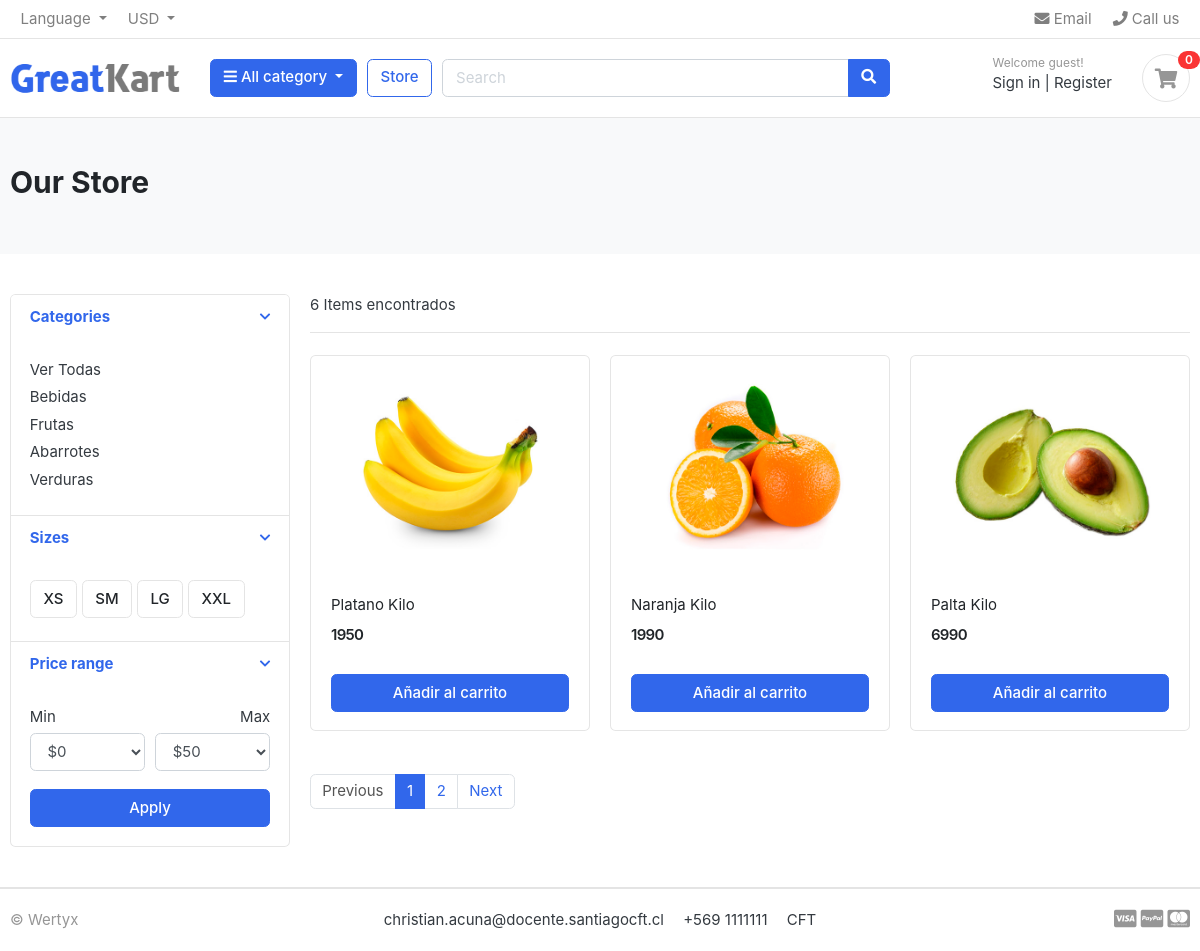
The app's page /store/fruits/ with its own data.
### category/models.py (models this page shows, shortened)
class Category(models.Model):
    category_name = models.CharField(max_length=20, unique=True)
    description = models.CharField(max_length=225, blank=True)
    slug = models.CharField(max_length=100, unique=True)
    category_image = models.ImageField(
        upload_to='photos/categories', blank=True
    )
    class Meta:
        verbose_name = 'category'
        verbose_name_plural = 'categories'

### store/models.py (models this page shows, shortened)
class Product(models.Model):
    product_name = models.CharField(max_length=200, unique=True)
    slug = models.CharField(max_length=200, unique=True)
    description = models.TextField(max_length=1000, blank=True)
    price = models.IntegerField()
    images = models.ImageField(upload_to='photos/products')
    stock = models.PositiveIntegerField()
    is_available = models.BooleanField(default=True)
    category = models.ForeignKey(Category, on_delete=models.CASCADE)
    created_date = models.DateTimeField(auto_now_add=True)
    modified_date = models.DateTimeField(auto_now=True)

### store/views.py (the view)
# urls.py: path("store/", include('store.urls')),
def store(request, category_slug=None):
    categories = None
    products = None
    if category_slug is not None:
        categories = get_object_or_404(Category, slug=category_slug)
        products = Product.objects.filter(category=categories)
    else:
        products = Product.objects.all()
    products_count = products.count()
    paged_products = pagination(request, products, 3)
    return render(request, "store.html", context={
        "products": paged_products,
        "products_count": products_count,
    })

### carts/context_processors.py (called while the page is built)
def counter_items(request):
    cart_count = 0
    try:
        cart = Cart.objects.get(cart_id=cart_id(request))
        cart_items = CartItem.objects.all().filter(cart=cart)
        for cart_item in cart_items:
            cart_count += cart_item.quantity
    except Cart.DoesNotExist:
        cart_count = 0
    return {"cart_count": cart_count}

### carts/views.py (called while the page is built)
def cart_id(request):
    cart = request.session.session_key
    print("cart", cart)
    if cart is None:
        cart = request.session.create()
    return cart

### category/context_processors.py (called while the page is built)
def global_category(request):
    menu_links = Category.objects.all()
    return dict(menu_links=menu_links)

### store/views.py (called while the page is built)
def pagination(request, products, products_by_page):
    paginator = Paginator(products, products_by_page)
    page = request.GET.get("page")
    paged_products = paginator.get_page(page)
    return paged_products

### templates/store.html (shortened to what this page needs)
{% extends 'base.html' %}
{% block content %}
<section class="section-pagetop bg">
<div class="container">
	<h2 class="title-page">Our Store</h2>
</div>
</section>
<section class="section-content padding-y">
<div class="container">
<div class="row">
	<aside class="col-md-3">
<div class="card">
	<article class="filter-group">
		<header class="card-header">
			<a href="#" data-toggle="collapse" data-target="#collapse_1" aria-expanded="true" class="">
				<i class="icon-control fa fa-chevron-down"></i>
				<h6 class="title">Categories</h6>
			</a>
		</header>
		<div class="filter-content collapse show" id="collapse_1" style="">
			<div class="card-body">
				<ul class="list-menu">
				<li><a href="{% url 'store' %}">Ver Todas </a></li>
				{% for category in menu_links %}
				<li><a href="{% url 'products_by_category' category.slug %}">{{ category.category_name }}</a></li>
				{% endfor %}
				</ul>
			</div>
		</div>
	</article>
	<article class="filter-group">
		<header class="card-header">
			<a href="#" data-toggle="collapse" data-target="#collapse_4" aria-expanded="true" class="">
				<i class="icon-control fa fa-chevron-down"></i>
				<h6 class="title">Sizes </h6>
			</a>
		</header>
		<div class="filter-content collapse show" id="collapse_4" style="">
			<div class="card-body">
			  <label class="checkbox-btn">
			    <span class="btn btn-light"> XS </span>
			  </label>
			  <label class="checkbox-btn">
			    <span class="btn btn-light"> SM </span>
			  </label>
			  <label class="checkbox-btn">
			    <span class="btn btn-light"> LG </span>
			  </label>
			  <label class="checkbox-btn">
			    <span class="btn btn-light"> XXL </span>
			  </label>
		</div>
		</div>
	</article>
	<article class="filter-group">
		<header class="card-header">
			<a href="#" data-toggle="collapse" data-target="#collapse_3" aria-expanded="true" class="">
				<i class="icon-control fa fa-chevron-down"></i>
				<h6 class="title">Price range </h6>
			</a>
		</header>
		<div class="filter-content collapse show" id="collapse_3" style="">
			<div class="card-body">
				<div class="form-row">
				<div class="form-group col-md-6">
				  <label>Min</label>
				  	<select class="mr-2 form-control">
						<option value="0">$0</option>
					</select>
				</div>
				<div class="form-group text-right col-md-6">
				  <label>Max</label>
				  	<select class="mr-2 form-control">
						<option value="50">$50</option>
					</select>
				</div>
				</div>
				<button class="btn btn-block btn-primary">Apply</button>
			</div>
		</div>
	</article>
</div>
	</aside>
	<main class="col-md-9">
<header class="border-bottom mb-4 pb-3">
		<div class="form-inline">
			<span class="mr-md-auto">{{products_count}} Items encontrados </span>
		</div>
</header>
<div class="row">
	{% for product in products %}
	<div class="col-md-4">
		<figure class="card card-product-grid">
			<div class="img-wrap">
			<a href="{% url 'product_detail' product.category.slug product.slug %}" class="img-wrap"> <img src="{{ product.images.url }}"> </a>
			</div>
			<figcaption class="info-wrap">
				<div class="fix-height">
					<a href="{% url 'product_detail' product.category.slug product.slug %}" class="title">{{ product.product_name }}</a>
					<div class="price-wrap mt-2">
						<span class="price">{{ product.price }}</span>
					</div>
				</div>
				<a href="{% url 'add_cart' product.id %}" class="btn btn-block btn-primary">Añadir al carrito </a>
			</figcaption>
		</figure>
	</div>
	{% endfor %}
</div>
<nav class="mt-4" aria-label="Page navigation sample">
  {% if products.has_other_pages %}
  <ul class="pagination">
	{% if products.has_previous %}
    	<li class="page-item"><a class="page-link" href="?page={{ products.previous_page_number }}">Previous</a></li>
	{% else %}
    	<li class="page-item disabled"><a class="page-link" href="#">Previous</a></li>
	{% endif %}
	{% for i in products.paginator.page_range %}
		{% if products.number == i %}
    		<li class="page-item active"><a class="page-link" href="#">{{i}}</a></li>
		{% else %}
    		<li class="page-item"><a class="page-link" href="?page={{i}}">{{i}}</a></li>
		{% endif %}
	{% endfor %}
	{% if products.has_next %}
    	<li class="page-item"><a class="page-link" href="?page={{products.next_page_number}}">Next</a></li>
	{% else %}
    	<li class="page-item disabled"><a class="page-link" href="#">Next</a></li>
	{% endif %}
  </ul>
  {% endif %}
</nav>
	</main>
</div>
</div>
</section>
{% endblock content %}

### ecommerce/static/css/ui.css (style rules this page uses)
html { font-family: "Inter", sans-serif; font-size: 15px; }
.img-wrap { text-align: center; display: block; }
.img-wrap img { max-width: 100%; }
.price-wrap { letter-spacing: -0.7px; }
.padding-y { padding-top: 40px; padding-bottom: 40px; }
figure { margin-bottom: 0; }
article:after, .form-group:after { display: block; clear: both; content: ""; }
.bg { background-color: #f8f9fa; }
.title-page { color: #212529; }
.btn-light { background-color: #fff; border-color: #e4e4e4; }
[class*=list-] li:after { visibility: hidden; display: block; content: ""; overflow: hidden; height: 0; clear: both; }
.list-menu { list-style: none; margin: 0; padding-left: 0; }
.list-menu li { margin-bottom: 5px; }
.list-menu a { color: #343a40; }
[class*=card-product] a.title { color: #212529; display: block; }
[class*=card-product] .img-wrap { overflow: hidden; position: relative; }
[class*=card-product] .img-wrap img { height: 100%; max-width: 100%; width: auto; display: inline-block; -o-object-fit: cover; object-fit: cover; }
.card-product-grid { margin-bottom: 20px; }
.card-product-grid .img-wrap { border-radius: 0.2rem 0.2rem 0 0; height: 220px; }
.card-product-grid .info-wrap { overflow: hidden; padding: 18px 20px; }
.card-product-grid .fix-height { height: 80px; overflow: hidden; }
.card .img-wrap { overflow: hidden; }
.price { font-weight: 600; color: #212529; }
.icon-control { margin-top: 5px; float: right; font-size: 80%; }
.card-header .title { margin-bottom: 0; line-height: 1.5; }
.filter-group { border-bottom: 1px solid #e4e4e4; }
.filter-group .card-header { border-bottom: 0; }
.filter-group:last-child { border-bottom: 0; }
.checkbox-btn { position: relative; }
.section-pagetop { padding: 45px 0; }

### records on screen
Category: category_name "Bebidas"
Category: category_name "Frutas"
Category: category_name "Abarrotes"
Category: category_name "Verduras"
Product: images (picture), product_name "Platano Kilo", price "1950"
Product: images (picture), product_name "Naranja Kilo", price "1990"
Product: images (picture), product_name "Palta Kilo", price "6990"

### other values on screen
{{ cart_count }} "0"
{{ products_count }} "6"
{{ i }} "1"
{{ i }} "2"
